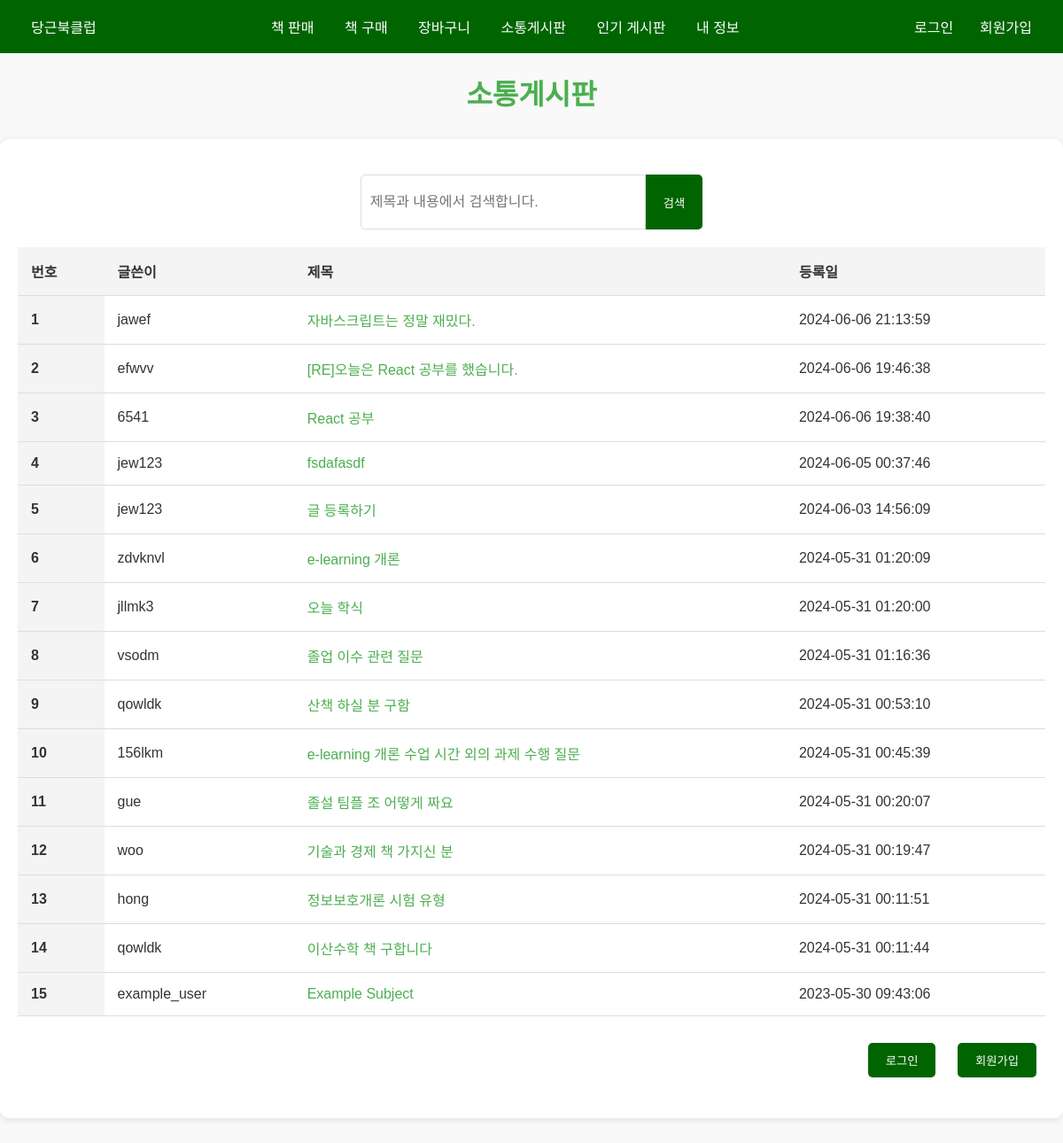
The app's page /carrot-bookclub/board.php with its own data.
### tables this page shows
CREATE TABLE `board` (
  `bid` int(11) NOT NULL,
  `userid` varchar(45) DEFAULT NULL,
  `subject` varchar(245) DEFAULT NULL,
  `content` text DEFAULT NULL,
  `regdate` datetime DEFAULT current_timestamp(),
  `modifydate` datetime DEFAULT NULL,
  `status` tinyint(1) DEFAULT 1,
  `parent_id` int(11) DEFAULT NULL,
  `likes` int(11) NOT NULL DEFAULT 0
);

### carrot-bookclub/board.php (the view, shortened to what this page needs)
<?php
include $_SERVER["DOCUMENT_ROOT"]."/course/components/header.php";
$search_keyword = $_GET['search_keyword'] ?? '';
$sql = "SELECT * FROM board WHERE status = 1";
$sql .= " ORDER BY bid DESC";
$stmt = $mysqli->prepare($sql);
$stmt->execute();
$result = $stmt->get_result();
$rsc = [];
while ($rs = $result->fetch_object()) {
    $rsc[] = $rs;
}
?>
<!DOCTYPE html>
<html lang="en">
<head>
    <link href="css/navbar.css" rel="stylesheet">
    <link href="css/board.css" rel="stylesheet">
</head>
<body>
    <div class="navbar">
        <div class="nav-container">
            <div class="logo">
                <a href="/course/index.php">당근북클럽</a>
            </div>
            <div class="function">
                <a href="/course/sell.php">책 판매</a>
                <a href="/course/items.php">책 구매</a>
                <a href="/course/cart.php">장바구니</a>
                <a href="/course/board.php">소통게시판</a>
                <a href="/course/hotboard.php">인기 게시판</a>
                <a href="/course/mypage.php">내 정보</a>
            </div>
            <div class="login">
                <?php if (!isset($_SESSION['UID'])) { ?>
                <a href="/course/member/login.php">로그인</a>
                <a href="/course/member/signup.php">회원가입</a>
                <?php } else { ?>
                <a href="/course/member/logout.php">로그아웃</a>
                <?php } ?>
            </div>
        </div>
    </div>
    <h1>소통게시판</h1>
    <div class="board-wrapper">
        <form class="search" method="get" action="<?php echo $_SERVER["PHP_SELF"]; ?>">
            <div class="search-input">
                <input type="text" class="form-control" name="search_keyword" id="search_keyword" placeholder="제목과 내용에서 검색합니다." value="<?php echo htmlspecialchars($search_keyword); ?>" aria-label="Search">
                <button class="btn" type="submit">검색</button>
            </div>
        </form>
        <table class="table">
            <thead>
                <tr>
                    <th scope="col">번호</th>
                    <th scope="col">글쓴이</th>
                    <th scope="col">제목</th>
                    <th scope="col">등록일</th>
                </tr>
            </thead>
            <tbody>
                <?php
                $i = 1;
                foreach ($rsc as $r) {
                    $subject = str_replace($search_keyword, "<span style='color:red;'>".$search_keyword."</span>", $r->subject);
                ?>
                <tr>
                    <th scope="row"><?php echo $i++; ?></th>
                    <td><?php echo $r->userid; ?></td>
                    <td><a class="post" href="/course/boardView.php?bid=<?php echo $r->bid; ?>"><?php echo $subject; ?></a></td>
                    <td><?php echo $r->regdate; ?></td>
                </tr>
                <?php } ?>
            </tbody>
        </table>
        <p style="text-align:right;">
            <?php if ($_SESSION['UID']) { ?>
            <a href="/course/write.php"><button type="button" class="btn-login">등록</button></a>
            <a href="/course/member/logout.php"><button type="button" class="btn-logout">로그아웃</button></a>
            <?php } else { ?>
            <a href="/course/member/login.php"><button type="button" class="btn-login">로그인</button></a>
            <a href="/course/member/signup.php"><button type="button" class="btn-signup">회원가입</button></a>
            <?php } ?>
        </p>
    </div>
</body>
</html>

### carrot-bookclub/components/header.php (shortened to what this page needs)
<!doctype html>
<html lang="en">
<head>
</head>

### carrot-bookclub/css/navbar.css (style rules this page uses)
body { background-color: white; }
.nav-container { margin: 0 auto; padding: 20px; display: flex; justify-content: space-between; }
.navbar { background-color: darkgreen; color: #fff; padding: 18px; }
.navbar a { color: #fff; text-decoration: none; margin-right: 40px; }
.login { display: flex; justify-content: space-between; align-items: center; }

### carrot-bookclub/css/board.css (style rules this page uses)
body { font-family: "Arial", sans-serif; margin: 0; padding: 0; background-color: #f9f9f9; color: #333; }
.navbar { background-color: darkgreen; padding: 18px 0; color: white; }
.nav-container { display: flex; justify-content: space-between; align-items: center; max-width: 1200px; margin: 0 auto; padding: 0 20px; }
.logo a, .function a, .login a { color: white; text-decoration: none; margin: 0 15px; }
.board-wrapper { max-width: 1200px; margin: 30px auto; background-color: white; padding: 20px; box-shadow: 0 2px 10px rgba(0, 0, 0, 0.1); border-radius: 10px; }
h1 { text-align: center; color: #4caf50; margin-bottom: 20px; }
.table { width: 100%; border-collapse: collapse; margin: 20px 0; }
.table th, .table td { padding: 15px; border-bottom: 1px solid #ddd; text-align: left; }
.table th { background-color: #f4f4f4; font-weight: bold; }
.post { text-decoration: none; color: #4caf50; }
.search { margin: 20px 0; display: flex; justify-content: center; }
.search-input { display: flex; }
.form-control { height: 40px; width: 300px; padding: 10px; border: 1px solid #ddd; border-radius: 5px 0 0 5px; font-size: 16px; }
.btn { padding: 10px 20px; border: none; border-radius: 0 5px 5px 0; background-color: darkgreen; color: white; cursor: pointer; }
.btn-login, .btn-logout, .btn-signup { display: inline-block; margin: 10px; padding: 10px 20px; border: none; border-radius: 5px; background-color: darkgreen; color: white; cursor: pointer; }

### records on screen
board: userid "jawef", subject "자바스크립트는 정말 재밌다.", regdate "2024-06-06 21:13:59"
board: userid "efwvv", subject "[RE]오늘은 React 공부를 했습니다.", regdate "2024-06-06 19:46:38"
board: userid "6541", subject "React 공부", regdate "2024-06-06 19:38:40"
board: userid "jew123", subject "fsdafasdf", regdate "2024-06-05 00:37:46"
board: userid "jew123", subject "글 등록하기", regdate "2024-06-03 14:56:09"
board: userid "zdvknvl", subject "e-learning 개론", regdate "2024-05-31 01:20:09"
board: userid "jllmk3", subject "오늘 학식", regdate "2024-05-31 01:20:00"
board: userid "vsodm", subject "졸업 이수 관련 질문", regdate "2024-05-31 01:16:36"
board: userid "qowldk", subject "산책 하실 분 구함", regdate "2024-05-31 00:53:10"
board: userid "156lkm", subject "e-learning 개론 수업 시간 외의 과제 수행 질문", regdate "2024-05-31 00:45:39"
board: userid "gue", subject "졸설 팀플 조 어떻게 짜요", regdate "2024-05-31 00:20:07"
board: userid "woo", subject "기술과 경제 책 가지신 분", regdate "2024-05-31 00:19:47"
board: userid "hong", subject "정보보호개론 시험 유형", regdate "2024-05-31 00:11:51"
board: userid "qowldk", subject "이산수학 책 구합니다", regdate "2024-05-31 00:11:44"
board: userid "example_user", subject "Example Subject", regdate "2023-05-30 09:43:06"
